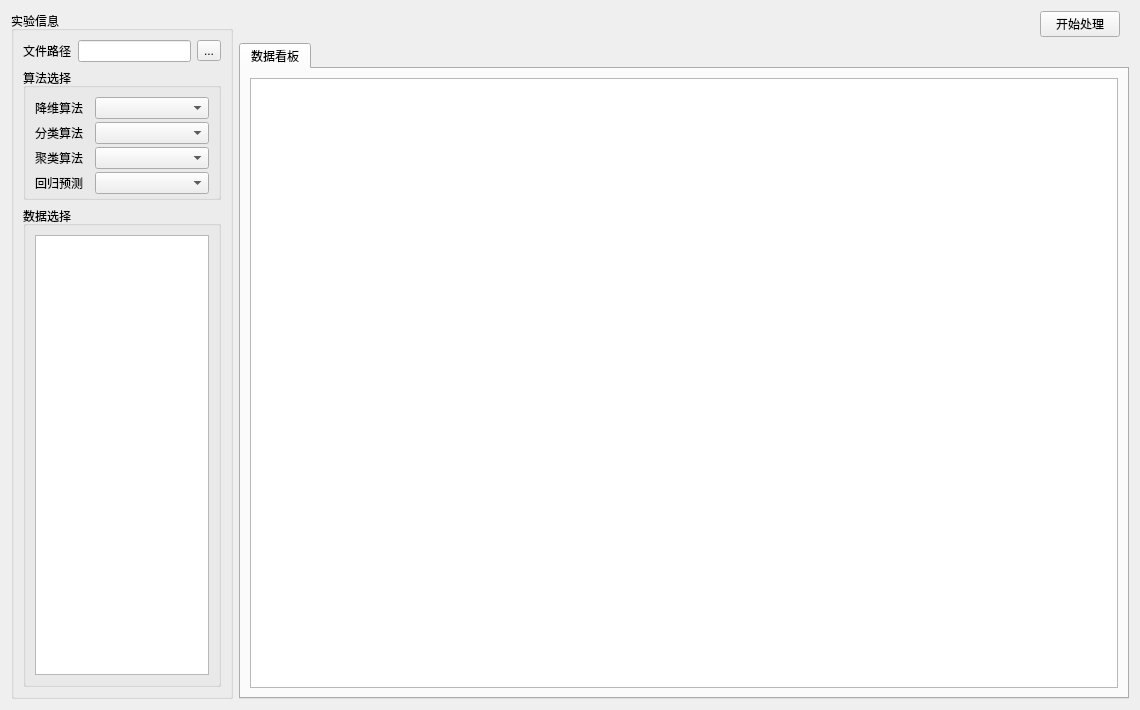
<?xml version="1.0" encoding="UTF-8"?>
<ui version="4.0">
 <class>Alg_show</class>
 <widget class="QWidget" name="Alg_show">
  <property name="geometry">
   <rect>
    <x>0</x>
    <y>0</y>
    <width>1140</width>
    <height>710</height>
   </rect>
  </property>
  <property name="windowTitle">
   <string>Form</string>
  </property>
  <layout class="QHBoxLayout" name="horizontalLayout_3">
   <item>
    <layout class="QGridLayout" name="gridLayout" rowstretch="0,0" columnstretch="1,4">
     <item row="0" column="1">
      <widget class="QWidget" name="widget" native="true">
       <layout class="QHBoxLayout" name="horizontalLayout">
        <property name="topMargin">
         <number>0</number>
        </property>
        <property name="bottomMargin">
         <number>0</number>
        </property>
        <item>
         <spacer name="horizontalSpacer">
          <property name="orientation">
           <enum>Qt::Horizontal</enum>
          </property>
          <property name="sizeHint" stdset="0">
           <size>
            <width>40</width>
            <height>20</height>
           </size>
          </property>
         </spacer>
        </item>
        <item>
         <widget class="QPushButton" name="Begin_Button">
          <property name="maximumSize">
           <size>
            <width>100</width>
            <height>32</height>
           </size>
          </property>
          <property name="text">
           <string>开始处理</string>
          </property>
         </widget>
        </item>
       </layout>
      </widget>
     </item>
     <item row="1" column="1">
      <widget class="QTabWidget" name="tabWidget">
       <property name="currentIndex">
        <number>0</number>
       </property>
       <widget class="QWidget" name="Line_Show">
        <attribute name="title">
         <string>数据看板</string>
        </attribute>
        <layout class="QGridLayout" name="gridLayout_5">
         <item row="0" column="0">
          <layout class="QVBoxLayout" name="Linegragh_Layout">
           <item>
            <widget class="QTextEdit" name="DataBroad"/>
           </item>
          </layout>
         </item>
        </layout>
       </widget>
      </widget>
     </item>
     <item row="0" column="0" rowspan="2">
      <widget class="QGroupBox" name="groupBox">
       <property name="font">
        <font>
         <weight>50</weight>
         <bold>false</bold>
        </font>
       </property>
       <property name="title">
        <string>实验信息</string>
       </property>
       <property name="flat">
        <bool>false</bool>
       </property>
       <property name="checkable">
        <bool>false</bool>
       </property>
       <layout class="QVBoxLayout" name="verticalLayout" stretch="0,1,4">
        <item>
         <layout class="QHBoxLayout" name="horizontalLayout_2">
          <item>
           <widget class="QLabel" name="label">
            <property name="text">
             <string>文件路径</string>
            </property>
           </widget>
          </item>
          <item>
           <widget class="QLineEdit" name="FilePath_lineEdit"/>
          </item>
          <item>
           <widget class="QToolButton" name="toolButton">
            <property name="text">
             <string>...</string>
            </property>
           </widget>
          </item>
         </layout>
        </item>
        <item>
         <widget class="QGroupBox" name="groupBox_3">
          <property name="title">
           <string>算法选择</string>
          </property>
          <layout class="QGridLayout" name="gridLayout_4" columnstretch="1,2" columnminimumwidth="1,2">
           <property name="bottomMargin">
            <number>3</number>
           </property>
           <property name="spacing">
            <number>3</number>
           </property>
           <item row="2" column="0">
            <widget class="QLabel" name="label_3">
             <property name="layoutDirection">
              <enum>Qt::LeftToRight</enum>
             </property>
             <property name="text">
              <string>分类算法</string>
             </property>
            </widget>
           </item>
           <item row="3" column="0">
            <widget class="QLabel" name="label_4">
             <property name="layoutDirection">
              <enum>Qt::LeftToRight</enum>
             </property>
             <property name="text">
              <string>聚类算法</string>
             </property>
            </widget>
           </item>
           <item row="0" column="0">
            <widget class="QLabel" name="label_2">
             <property name="layoutDirection">
              <enum>Qt::LeftToRight</enum>
             </property>
             <property name="text">
              <string>降维算法</string>
             </property>
            </widget>
           </item>
           <item row="4" column="0">
            <widget class="QLabel" name="label_5">
             <property name="text">
              <string>回归预测</string>
             </property>
            </widget>
           </item>
           <item row="0" column="1">
            <widget class="QComboBox" name="Di_Re_ComboBox"/>
           </item>
           <item row="2" column="1">
            <widget class="QComboBox" name="Classify_ComboBox"/>
           </item>
           <item row="3" column="1">
            <widget class="QComboBox" name="Cluster_ComboBox"/>
           </item>
           <item row="4" column="1">
            <widget class="QComboBox" name="Reg_ComboBox"/>
           </item>
          </layout>
         </widget>
        </item>
        <item>
         <widget class="QGroupBox" name="groupBox_4">
          <property name="title">
           <string>数据选择</string>
          </property>
          <layout class="QGridLayout" name="gridLayout_2">
           <item row="0" column="0">
            <widget class="QTextBrowser" name="textBrowser"/>
           </item>
          </layout>
         </widget>
        </item>
       </layout>
      </widget>
     </item>
    </layout>
   </item>
  </layout>
 </widget>
 <resources/>
 <connections/>
</ui>
